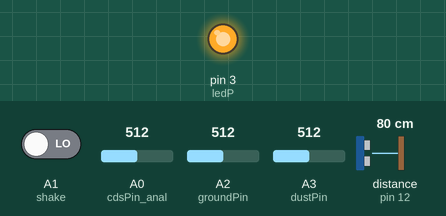
The sketch below on a simulated Arduino Uno, built with avr-gcc and run on an emulated ATmega328P. Shown: output pins drawn as LEDs (lit = HIGH). Wiring (inferred from the names in the program): ultrasonic range finder: trigger pin 13; echo pin 12. The test bench sets the inputs (shaded band); at power-on: A0 (cdsPin_anal) = 512, A1 (shake) LOW, A2 (groundPin) = 512, A3 (dustPin) = 512, distance to the obstacle (sensor on pin 12) 80 cm. The echo pulse lasts 58.3 µs per cm; pins used as bus, display or sensor lines are not drawn; what the sketch prints to the serial monitor is not drawn.

Above: at 0.1 s.
Timing chart, 0 to 1.6 s (numbered marks = the images above):
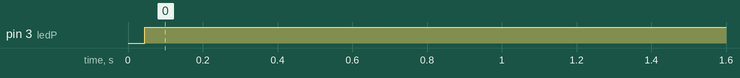

Measured:
- by itself, pin 3 (ledP): LOW → HIGH at 0.04 s

The sketch:

bigdata_board.ino
```cpp
//통합 코드
// CDS, Dust, Sonar, vibration

// Pin 번호 설명
/*

Sonar 센서 trig 13  echo 12
CDS 센서 analog A0  Digital 2
Dust 센서 A2  3
Vibration 센서 A1

*/
#include <Time.h>
#include <TimeLib.h>

#include <avr/wdt.h>

//Pin set

// sonar( 13, 12 )
int trigPin = 13;
int echoPin = 12;
//CDS (A0, 2)
int cdsPin_anal = A0;   //조도센서 핀번호 설정
int cdsPin_digit = 2;
int cdsVal;
int cdsVal_digit;
//Dust sensor
int dustPin = A3;
int ledP = 3;
float voMeasured = 0;
float calcVoltage = 0;
float dustDensity = 0;
float smoothDensity = 0;

//vibration
int shake =A1;
int data;

//ground
int groundPin = A2;
int groundValue = 0;
//time check
int sec;
//int count=0;
int Time=0;

int T = 1000;  ///측정시간변화

int count2 = 0;
int Minute =0;
int Hour = 0;


void setup() {
  // put your setup code here, to run once:
  Serial.begin(9600);
  Serial.println("CLEARDATA"); //초기화
  Serial.println("LABEL,Time,Distance, illumination_analog,illumination_digital,Dust,Vibration,Ground,Time2"); //라벨 작성
  pinMode(trigPin, OUTPUT);
  pinMode(echoPin, INPUT);
  pinMode(cdsPin_digit,INPUT);
  pinMode(ledP,OUTPUT);
  pinMode(shake, INPUT);
}

void loop() {
  // put your main code here, to run repeatedly:

  //Sonar
  long duration, distance;
  digitalWrite(trigPin, LOW);
  delayMicroseconds(2);
  digitalWrite(trigPin, HIGH);
  delayMicroseconds(10);
  digitalWrite(trigPin, LOW);
  duration = pulseIn(echoPin, HIGH);
  distance = duration/58;

  //Dust
   digitalWrite(ledP,LOW); // power on the LED
   delayMicroseconds(280);
   voMeasured = analogRead(dustPin); // read the dust value
   delayMicroseconds(40);
   digitalWrite(ledP,HIGH); // turn the LED off
   delayMicroseconds(9680);
   // 0 - 5V mapped to 0 - 1023 integer values
   calcVoltage = voMeasured * (5.0 / 1024.0);
   dustDensity = 0.17 * calcVoltage - 0.1;
   dustDensity = dustDensity*1000; // ug/m3
   smoothDensity = dustDensity * 0.05 + smoothDensity * 0.95;
   if(smoothDensity <0)
   {
    smoothDensity = 0;
   }

  //Vibration
  data = digitalRead(shake);

  sec = second();
  Minute = minute();
  Hour = hour();
  Time = Hour*3600+Minute*60+sec;

//CDS
   cdsVal = analogRead(cdsPin_anal);        //조도값 측정
   if(cdsVal >= 700)
    cdsVal_digit = 1;
   else
    cdsVal_digit = 0;

//ground
  groundValue = analogRead(groundPin);

//Data print
  Serial.print("DATA,TIME,");
  Serial.print(distance);
  Serial.print(", ");
  Serial.print(cdsVal);//조도값 출력
  Serial.print(", ");
  Serial.print(cdsVal_digit);
  Serial.print(", ");
  Serial.print(smoothDensity);
  Serial.print(", ");
  Serial.print(data);
  Serial.print(", ");
  Serial.print(groundValue);
  Serial.print(", ");
  Serial.println(Time);
  delay(T);
}
```
